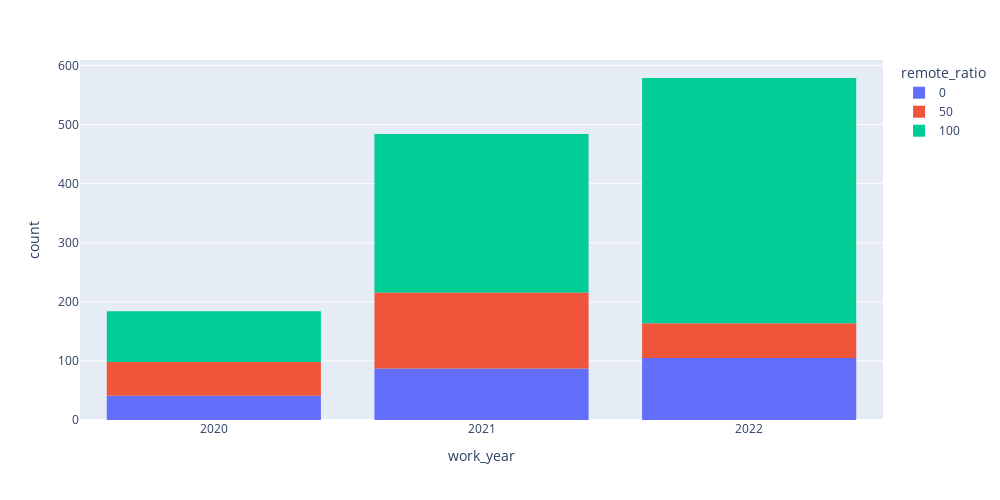

The notebook cell this image was saved under:
### Code cell
fig = px.histogram(df.astype({'work_year':str}), x='work_year', color='remote_ratio' ,
                   category_orders={'work_year':['2020', '2021', '2022'], 'remote_ratio':[0,50,100]}, 
                   width=1000, height=500)
fig.show()

### Figure 1 — Plotly figure (JSON) as saved in the notebook; plotly's stock layout.template omitted (floating-point values rounded to 4 significant figures; data arrays with more than 128 entries replaced by an {"elided": "..."} marker saying what was removed)
{"data": [{"alignmentgroup": "True", "bingroup": "x", "hovertemplate": "remote_ratio=0<br>work_year=%{x}<br>count=%{y}<extra></extra>", "legendgroup": "0", "marker": {"color": "#636efa", "pattern": {"shape": ""}}, "name": "0", "offsetgroup": "0", "orientation": "v", "showlegend": true, "type": "histogram", "x": {"elided": "233 str values"}, "xaxis": "x", "yaxis": "y"}, {"alignmentgroup": "True", "bingroup": "x", "hovertemplate": "remote_ratio=50<br>work_year=%{x}<br>count=%{y}<extra></extra>", "legendgroup": "50", "marker": {"color": "#EF553B", "pattern": {"shape": ""}}, "name": "50", "offsetgroup": "50", "orientation": "v", "showlegend": true, "type": "histogram", "x": {"elided": "245 str values"}, "xaxis": "x", "yaxis": "y"}, {"alignmentgroup": "True", "bingroup": "x", "hovertemplate": "remote_ratio=100<br>work_year=%{x}<br>count=%{y}<extra></extra>", "legendgroup": "100", "marker": {"color": "#00cc96", "pattern": {"shape": ""}}, "name": "100", "offsetgroup": "100", "orientation": "v", "showlegend": true, "type": "histogram", "x": {"elided": "769 str values"}, "xaxis": "x", "yaxis": "y"}], "layout": {"barmode": "relative", "height": 500, "legend": {"title": {"text": "remote_ratio"}, "tracegroupgap": 0}, "margin": {"t": 60}, "width": 1000, "xaxis": {"anchor": "y", "categoryarray": ["2020", "2021", "2022"], "categoryorder": "array", "domain": [0, 1], "title": {"text": "work_year"}}, "yaxis": {"anchor": "x", "domain": [0, 1], "title": {"text": "count"}}}}
